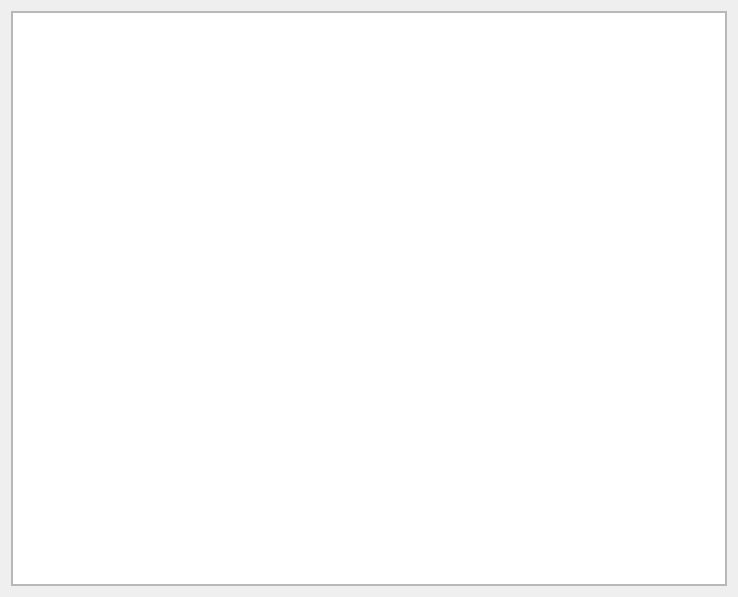
<?xml version="1.0" encoding="UTF-8"?>
<ui version="4.0">
 <class>LongOpsPanel</class>
 <widget class="QWidget" name="LongOpsPanel">
  <property name="geometry">
   <rect>
    <x>0</x>
    <y>0</y>
    <width>738</width>
    <height>597</height>
   </rect>
  </property>
  <property name="windowTitle">
   <string>Long Operations</string>
  </property>
  <property name="windowIcon">
   <iconset resource="../../../../Tools/Libs/GuiFoundation/QtResources/resources.qrc">
    <normaloff>:/GuiFoundation/Icons/Flag_Purple.svg</normaloff>:/GuiFoundation/Icons/Flag_Purple.svg</iconset>
  </property>
  <layout class="QVBoxLayout" name="verticalLayout">
   <item>
    <widget class="QFrame" name="dockWidgetContents">
     <property name="frameShape">
      <enum>QFrame::StyledPanel</enum>
     </property>
     <property name="frameShadow">
      <enum>QFrame::Sunken</enum>
     </property>
     <layout class="QVBoxLayout" name="verticalLayout_3">
      <property name="spacing">
       <number>0</number>
      </property>
      <property name="leftMargin">
       <number>0</number>
      </property>
      <property name="topMargin">
       <number>0</number>
      </property>
      <property name="rightMargin">
       <number>0</number>
      </property>
      <property name="bottomMargin">
       <number>0</number>
      </property>
      <item>
       <widget class="QTableWidget" name="OperationsTable">
        <property name="editTriggers">
         <set>QAbstractItemView::NoEditTriggers</set>
        </property>
        <property name="selectionMode">
         <enum>QAbstractItemView::NoSelection</enum>
        </property>
        <property name="selectionBehavior">
         <enum>QAbstractItemView::SelectRows</enum>
        </property>
        <attribute name="verticalHeaderVisible">
         <bool>false</bool>
        </attribute>
       </widget>
      </item>
     </layout>
    </widget>
   </item>
  </layout>
 </widget>
 <resources>
  <include location="../../../../Tools/Libs/GuiFoundation/QtResources/resources.qrc"/>
  <include location="../../QtResources/resources.qrc"/>
 </resources>
 <connections/>
</ui>
